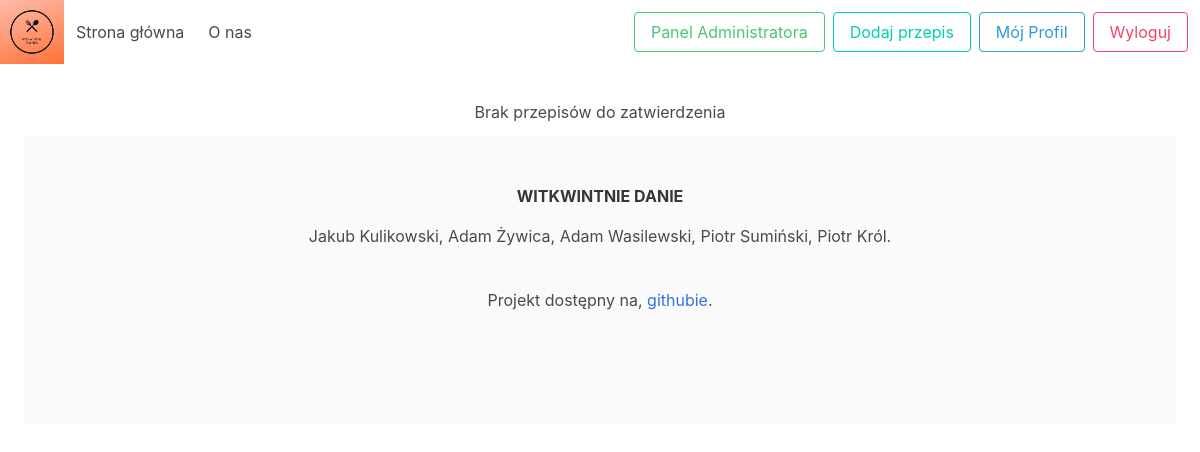
Page /admin (signed in) on the earlier database version.
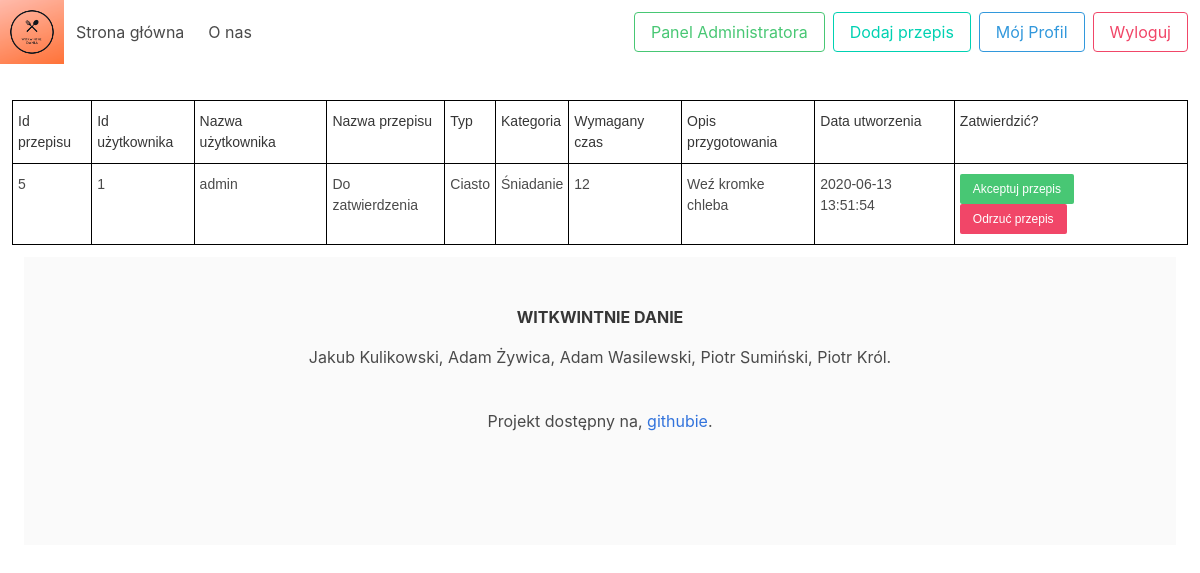
Same page on the later database version.
### tables this page shows
CREATE TABLE `recipes` (
  `recipe_id` INTEGER PRIMARY KEY AUTOINCREMENT,
  `user_id` INTEGER,
  `type_of_food_id` INTEGER,
  `food_category_id` INTEGER,
  `name` TEXT UNIQUE NOT NULL,
  `creation_date` DATE NOT NULL DEFAULT (DATETIME('now', 'localtime')),
  `description` TEXT NOT NULL,
  `rating` INTEGER CHECK (rating BETWEEN 1 AND 10),
  `checked` BOOLEAN NOT NULL DEFAULT 0 CHECK(checked IN (0,1)),
  `time_required` INTEGER NOT NULL,
  `views` INTEGER DEFAULT 0 CHECK ( views >= 0 ),
  CONSTRAINT recipes_user_id_fk
      FOREIGN KEY (user_id) REFERENCES users(user_id) ON DELETE SET NULL,
  CONSTRAINT recipes_type_of_food_id_fk
      FOREIGN KEY (type_of_food_id) REFERENCES types_of_food (type_of_food_id) ON DELETE RESTRICT,
  CONSTRAINT recipes_food_category_id_fk
      FOREIGN KEY (food_category_id) REFERENCES food_categories (food_category_id) ON DELETE RESTRICT
);

CREATE TABLE `users` (
  `user_id` INTEGER PRIMARY KEY AUTOINCREMENT,
  `username` TEXT UNIQUE NOT NULL,
  `creation_date` DATE NOT NULL DEFAULT (DATETIME('now', 'localtime')),
  `last_login_date` DATE CHECK ( last_login_date >= creation_date ),
  `role_id` INTEGER NOT NULL,
  `cooking_level_id` INTEGER,
  `sex` TEXT CHECK (sex IN ('F','M')),
  `password` TEXT NOT NULL,
  CONSTRAINT users_role_id_fk
      FOREIGN KEY (role_id) REFERENCES roles (role_id) ON DELETE RESTRICT,
  CONSTRAINT users_cooking_levels_id_fk
      FOREIGN KEY (cooking_level_id) REFERENCES cooking_levels (cooking_level_id) ON DELETE RESTRICT
);

CREATE TABLE `types_of_food` (
  `type_of_food_id` INTEGER PRIMARY KEY AUTOINCREMENT,
  `name` TEXT UNIQUE NOT NULL
);

CREATE TABLE `food_categories` (
  `food_category_id` INTEGER PRIMARY KEY AUTOINCREMENT,
  `name` TEXT UNIQUE NOT NULL
);

### app/utils/sessions.py (the view)
    def decorator(*args, **kwargs):
        if session['user']['role_name'].lower() == 'administrator':
            return f(*args, **kwargs)
        else:
            return redirect(url_for('.index'))

### app/db.py (called while the page is built)
def get_db():
    db = getattr(g, _DB_PROPERTY, None)
    if db is None:
        db = sqlite3.connect(Config.DB_FILE)
        setattr(g, _DB_PROPERTY, db)
    return db

def query_db_object(query, *args, one=False, commit=False):
    db = get_db()
    cursor = db.cursor()
    cursor.execute(query, args)
    r = []
    for i in cursor.fetchall():
        r.append(dict(zip([x[0] for x in cursor.description], i)))
    if commit:
        db.commit()
    if r and one:
        return r[0]
    else:
        return r

### app/routes.py (called while the page is built)
@app.route('/admin')
@login_required
@admin_required
def admin():
    return render_template('administrator.html',
                           recipes_to_check=r.get_recipes_list(False),
                           users=u.get_all_users())

### app/utils/recipies.py (called while the page is built)
def get_recipes_list(checked=None):
    sql = """
        SELECT r.recipe_id,
            r.user_id, u.username,
            r.type_of_food_id, tf.name AS type_of_food,
            r.food_category_id, fc.name AS food_category,
            r.name, r.creation_date, r.description, r.rating, r.checked, r.time_required, r.views
        FROM recipes r
        INNER JOIN users u USING(user_id)
        INNER JOIN types_of_food tf USING(type_of_food_id)
        INNER JOIN food_categories fc USING(food_category_id)
    """
    if checked is True:
        return query_db_object(sql + " WHERE checked = 1")
    elif checked is False:
        return query_db_object(sql + " WHERE checked = 0")
    else:
        return query_db_object(sql)

### app/utils/sessions.py (called while the page is built)
def login_required(f):
    def decorator(*args, **kwargs):
        if 'user' in session:
            return f(*args, **kwargs)
        else:
            return redirect(url_for('.login'))
    decorator.__name__ = f.__name__
    return decorator

def admin_required(f):
    def decorator(*args, **kwargs):
        if session['user']['role_name'].lower() == 'administrator':
            return f(*args, **kwargs)
        else:
            return redirect(url_for('.index'))
    decorator.__name__ = f.__name__
    return decorator

### app/utils/users.py (called while the page is built)
def get_all_users():
    return query_db_object("""
        SELECT u.user_id, u.username, u.creation_date, u.last_login_date,
            u.role_id, r.name AS role,
            u.cooking_level_id, cl.name AS cooking_level,
            u.sex
        FROM users u
        INNER JOIN roles r USING (role_id)
        INNER JOIN cooking_levels cl USING (cooking_level_id)
    """)

### app/templates/administrator.html (shortened to what this page needs)
<!DOCTYPE html>
<html>
<head>
  <link rel="stylesheet" href="/static/css/bulma.css">
</head>
<body>
  <nav class="navbar" role="navigation" aria-label="main navigation">
    <div class="navbar-brand">
      <a class="image is-64x64">
        <img src="/static/img/logo.png" width=auto height=auto>
      </a>
    </div>
    <div id="navbarBasicExample" class="navbar-menu">
      <div class="navbar-start">
        <a href="{{ url_for('main.index') }}" class="navbar-item">
          Strona główna
        </a>
        <a href="{{ url_for('main.about_us') }}" class="navbar-item">
          O nas
        </a>
      </div>
      <div class="navbar-end">
        <div class="navbar-item">
          <div class="buttons">
            {% if session.user is defined %}
            {% if session.user.role_name == "Administrator" %}
            <a href="{{ url_for('main.admin') }}" class="button is-success is-outlined">
              Panel Administratora
            </a>
            {% endif %}
            <a href="{{ url_for('main.new_recipe') }}" class="button is-primary is-outlined">
              Dodaj przepis
            </a>
            <a href="{{ url_for('main.user_profile') }}" class="button is-info is-outlined">
              Mój Profil
              <a href="{{ url_for('main.logout') }}" class="button is-danger is-outlined">
                Wyloguj
                {% else %}
                <a href="{{ url_for('main.register') }}" class="button is-primary">
                  <strong>Rejestracja</strong>
                </a>
                <a href="{{ url_for('main.login') }}" class="button is-light">
                  Logowanie
                {% endif %}
                </a>
          </div>
        </div>
      </div>
    </div>
  </nav>
  <section class="section">
    <div class="columns is-centered">
      <div class="control">
      {% if recipes_to_check %}
        <table class="tg">
          <thead>
          <tr>
              <th class="tg-0lax">Id przepisu</th>
              <th class="tg-0lax">Id użytkownika</th>
              <th class="tg-0lax">Nazwa użytkownika</th>
              <th class="tg-0lax">Nazwa przepisu</th>
              <th class="tg-0lax"><span style="font-weight:400;font-style:normal">Typ</span></th>
              <th class="tg-0lax"><span style="font-weight:400;font-style:normal">Kategoria</span></th>
              <th class="tg-0lax">Wymagany czas</th>
              <th class="tg-0lax">Opis przygotowania</th>
              <th class="tg-0lax"><span style="font-weight:400;font-style:normal">Data utworzenia</span></th>
              <th class="tg-0lax">Zatwierdzić?</th>
          </tr>
          </thead>
          <tbody>
          {% for recipe in recipes_to_check %}
              <tr>
              <td class="tg-0lax">{{ recipe.recipe_id }}</td>
              <td class="tg-0lax">{{ recipe.user_id }}</td>
              <td class="tg-0lax">{{ recipe.username }}</td>
              <td class="tg-0lax">{{ recipe.name }}</td>
              <td class="tg-0lax">{{ recipe.type_of_food }}</td>
              <td class="tg-0lax">{{ recipe.food_category }}</td>
              <td class="tg-0lax">{{ recipe.time_required }}</td>
              <td class="tg-0lax">{{ recipe.description }}</td>
              <td class="tg-0lax">{{ recipe.creation_date }}</td>
              <td class="tg-0lax">
                  <a class="button is-success is-small" href="{{ url_for('main.accept_recipe', recipe_id=recipe.recipe_id) }}">Akceptuj przepis</a>
                  <a class="button is-danger is-small" href="{{ url_for('main.delete_recipe', recipe_id=recipe.recipe_id) }}">Odrzuć przepis</a>
              </td>
          </tr>
          {% endfor %}
          </tbody>
      </table>
      {% else %}
          <p>Brak przepisów do zatwierdzenia</p>
      {% endif %}
      </div>
    </div>
  <footer class="footer">
    <div class="content has-text-centered">
      <p>
        <strong>WITKWINTNIE DANIE</strong>
      <p>Jakub Kulikowski, Adam Żywica, Adam Wasilewski, Piotr Sumiński, Piotr Król. </p>
      <p>Projekt dostępny na,
        <a href="https://github.com/a-was/kuchniowy-raj">githubie</a>.
      </p>
      </p>
    </div>
  </footer>
</body>
</html>

### app/templates/administrator.html (style rules this page uses)
.tg { border-collapse:collapse;border-spacing:0; }
.tg td { border-color:black;border-style:solid;border-width:1px;font-family:Arial, sans-serif;font-size:14px; overflow:hidden;padding:10px 5px;word-break:normal; }
.tg th { border-color:black;border-style:solid;border-width:1px;font-family:Arial, sans-serif;font-size:14px; font-weight:normal;overflow:hidden;padding:10px 5px;word-break:normal; }
.tg .tg-0lax { text-align:left;vertical-align:top }

Differences in the rows shown:
added recipes: recipe_id "5", user_id "1", username "admin", name "Do zatwierdzenia", type_of_food "Ciasto", food_category "Śniadanie", time_required "12", description "Weź kromke chleba", creation_date "2020-06-13 13:51:54"
Other differences:
text no longer shown: "Brak przepisów do zatwierdzenia"
text now shown: "Id przepisu Id użytkownika Nazwa użytkownika Nazwa przepisu Typ Kategoria Wymagany czas Opis przygotowania Data utworzenia Zatwierdzić?"
